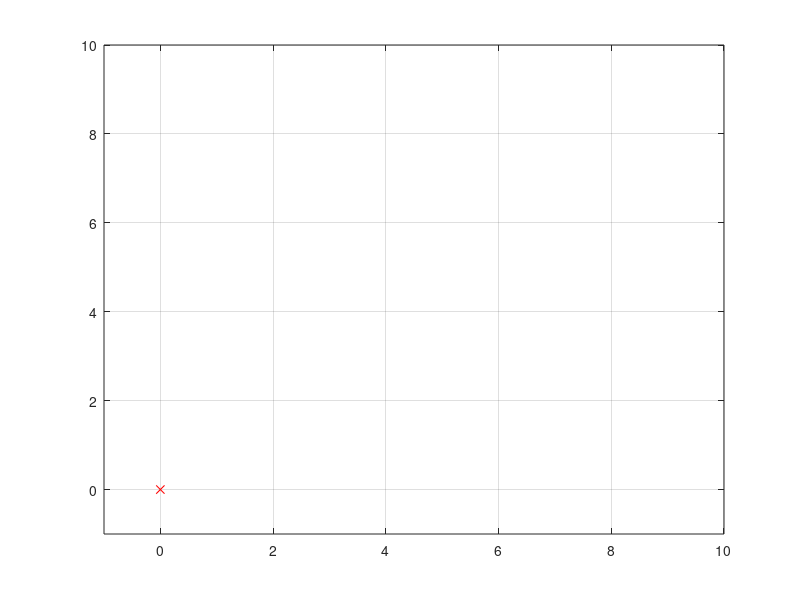

Recreate this plot in MATLAB. (Note: this script raises an error after producing the figure.)
%% test movimenti
clc
l = 0.5; v =  0.2;

s0 = [0 0 0 ];
df = 0; dr = 0;
N = 50;
s = zeros(50,5);
s(1,:) = [s0, df, dr];

figure(2)
plot(s0(1),s0(2), 'rx');
grid on; axis([-1 10 -1 10]);hold on;
h = draw_4ws(l,l,s(1,:)');
drawnow
fprintf( 'use keyboard:\nTrasL: a s TurnL: d f \nStreight g \nTurnRt: h j TrasLeft: k l \nexit: e');
for i = 1:N
   str1 = string(i);str2 = string(N); str = str1+'/'+ str2+' - ' ;
   k = input(str,'s');
  [dr,df,e] = key(k,dr,df);
   if e == 1 
       break; 
   end
   s(i+1,:) = move4ws(s(i,:),df,dr,v,v,l,l);
   plot([s(i,1);s(i+1,1)],[s(i,2);s(i+1,2)],'b');
   
   disp(s(i+1,1:3));
   
   for n=1:length(h) 
       set(h{n},'Visible','off');
   end
   
   h = draw_4ws(l,l,s(i+1,:)');
   drawnow
end

function [dr,df,e] = key(k,dri,dfi)
    dr = dri; df = dfi;e = 0;
    switch k
        case 'a' 
            df = pi/6; dr = df;
        case 's' 
            df = pi/12; dr = df;
        case 'd' 
            df = pi/6; dr = -df;
        case 'f' 
            df = pi/12; dr = -df;
        case 'g' 
            df = 0; dr = 0;
        case 'h' 
            df = -pi/12; dr = -df;
        case 'j' 
            df = -pi/6; dr = -df;
        case 'k' 
            df = -pi/12; dr = df;
        case 'l' 
            df = -pi/6; dr = df;
        case 'e'
            e = 1;
            disp('exit')
            
    end
end

            